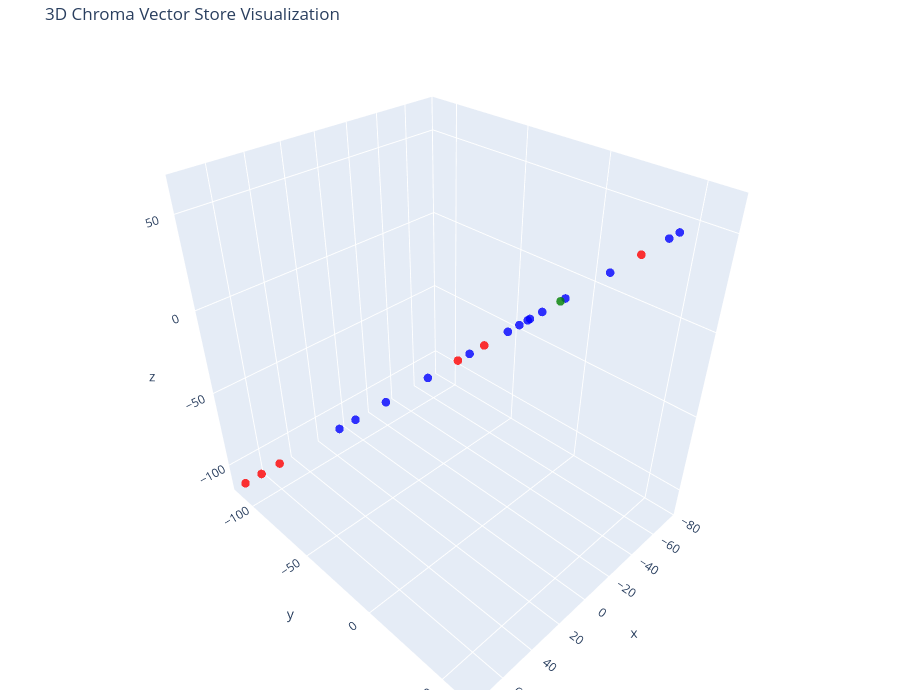

Write notebook code for a chart like this one.
### Markdown cell above
3D visualization

### Code cell
fig = go.Figure(data=[go.Scatter3d(
    x=reduced_vectors[:, 0],
    y=reduced_vectors[:, 1],
    z=reduced_vectors[:, 1],
    mode='markers',
    marker=dict(size=5, color=colors, opacity=0.8),
    text=[f"Type: {t}<br>Text: {d[:100]}..." for t, d in zip(doc_types, documents)],
    hoverinfo='text'
)])

fig.update_layout(
    title='3D Chroma Vector Store Visualization',
    scene=dict(xaxis_title='x', yaxis_title='y', zaxis_title='z'),
    width=900,
    height=700,
    margin=dict(r=10, b=10, l=10, t=40)
)

fig.show()

### Figure 1 — Plotly figure (JSON) as saved in the notebook; plotly's stock layout.template omitted (floating-point values rounded to 4 significant figures)
{"data": [{"hoverinfo": "text", "marker": {"color": ["blue", "blue", "blue", "blue", "blue", "blue", "blue", "blue", "blue", "blue", "blue", "blue", "blue", "blue", "green", "red", "red", "red", "red", "red", "red"], "opacity": 0.8, "size": 5}, "mode": "markers", "text": ["Type: company<br>Text: # About RivanCyber\n\n**Cisco • CompTIA • CCNA • CCNP • Fullstack** *Flexible Weekend & Evening Schedu...", "Type: company<br>Text: ### 👁️ Vision\nTo be the leading catalyst for tech talent acceleration in Southeast Asia, recognized ...", "Type: company<br>Text: ---\n\n### 💡 Why Choose Us?\n\n* **Practitioner-Led Instruction:** Training is conducted exclusively by ...", "Type: company<br>Text: ---\n\n### ⚖️ Our Core Values\n\n* **Excellence:** We maintain the highest standards in our curriculum, ...", "Type: company<br>Text: ---\n\n### 👥 Who We Serve\n\n* **Career Switchers:** Individuals looking to break into the lucrative fie...", "Type: company<br>Text: # Training Programs and Courses\n\nRivan offers specialized training tracks designed to equip students...", "Type: company<br>Text: * **🌐 Network Training & Automation:** Master the fundamentals and advanced concepts of routing, swi...", "Type: company<br>Text: * **💻 Software Development:** Build clean, scalable, production-grade applications[cite: 2]. Gain ha...", "Type: company<br>Text: ---\n\n### 📚 Detailed Course Catalog\n\n#### Network Training & Automation\n* **CCNA (200-301 CCNA v1.1):...", "Type: company<br>Text: #### Software Development & IT Management\n* **Full Stack Development:** Front end to back end: React...", "Type: company<br>Text: Programs include effective reviewers and dedicated practical labs optimized for certification prepar...", "Type: company<br>Text: ---\n\n### 📋 Class Policies & Availability\n\n* **Batch Limitations:** To ensure a quality hands-on expe...", "Type: company<br>Text: # Company Overview\n\nRivan is an established IT training provider with a 26-year track record in the ...", "Type: company<br>Text: ### Trusted Partners and Clients\nRivan is trusted by learners and teams across major technology bran...", "Type: contacts<br>Text: # Contact Information\n\nFor inquiries regarding training schedules, program details, and batch reserv...", "Type: services<br>Text: # Services & Special Offers\n\nWe supply enterprise-grade hardware from industry-leading tech brands—b...", "Type: services<br>Text: ---\n\n### 🌐 Products We Supply (Philippines)\n\n#### 1. Cisco Enterprise Networking\n* **Catalyst Series...", "Type: services<br>Text: #### 2. Cisco Meraki (Cloud-Managed)\n* **Security & SD-WAN Appliances:**\n  * **MX64 Security Applian...", "Type: services<br>Text: #### 4. Fortinet Solutions\n* **FortiGate Series:**\n  * **FortiGate 60E Firewall** (Next-Gen Firewall...", "Type: services<br>Text: ---\n\n### 🏗️ Infrastructure & Equipment Services\n\n* **Real Enterprise Gear:** Students and corporate ...", "Type: services<br>Text: ---\n\n### 🎁 Special Training Perks\n\n* **🔄 2-Year Sit-in Validity:** We support long-term mastery. Off..."], "type": "scatter3d", "x": [-56.76, 7.33, 10.54, 2.026, -7.286, -46.75, 42.82, 38.52, 42.63, 23.94, -40.83, -63.69, -43.04, -34.19, -75.59, 50.74, 53.43, 70.74, 74.62, 34.28, -38.05], "y": [-28.83, 62.88, 29.86, 41.08, 16.97, -6.735, -47.41, -28.38, -62.12, -15.03, 61.7, 45.57, -25.14, -43.9, -17.05, 30.2, -109.7, -99.7, -113.1, 28.23, 48.04], "z": [-28.83, 62.88, 29.86, 41.08, 16.97, -6.735, -47.41, -28.38, -62.12, -15.03, 61.7, 45.57, -25.14, -43.9, -17.05, 30.2, -109.7, -99.7, -113.1, 28.23, 48.04]}], "layout": {"height": 700, "margin": {"b": 10, "l": 10, "r": 10, "t": 40}, "scene": {"xaxis": {"title": {"text": "x"}}, "yaxis": {"title": {"text": "y"}}, "zaxis": {"title": {"text": "z"}}}, "title": {"text": "3D Chroma Vector Store Visualization"}, "width": 900}}
